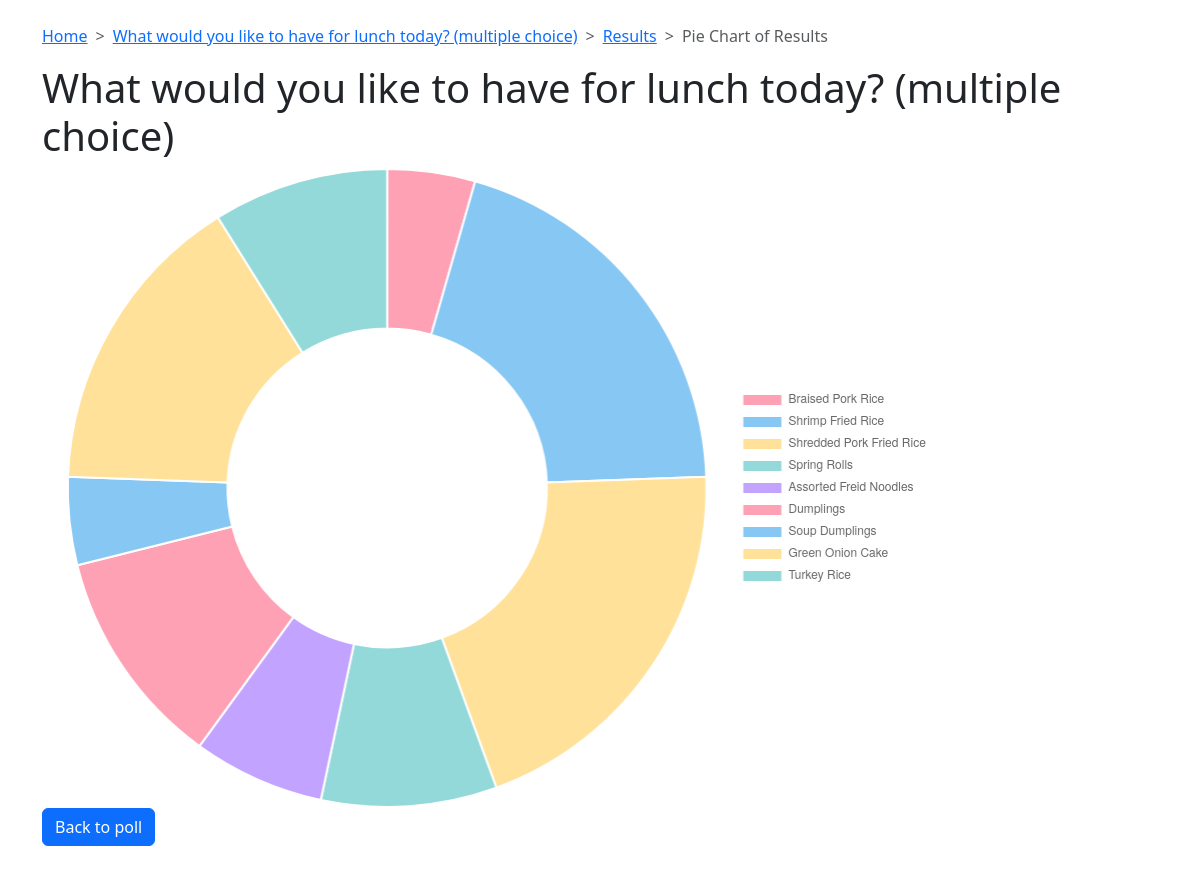
The page /polls/6/popup/ on the database as committed earlier.
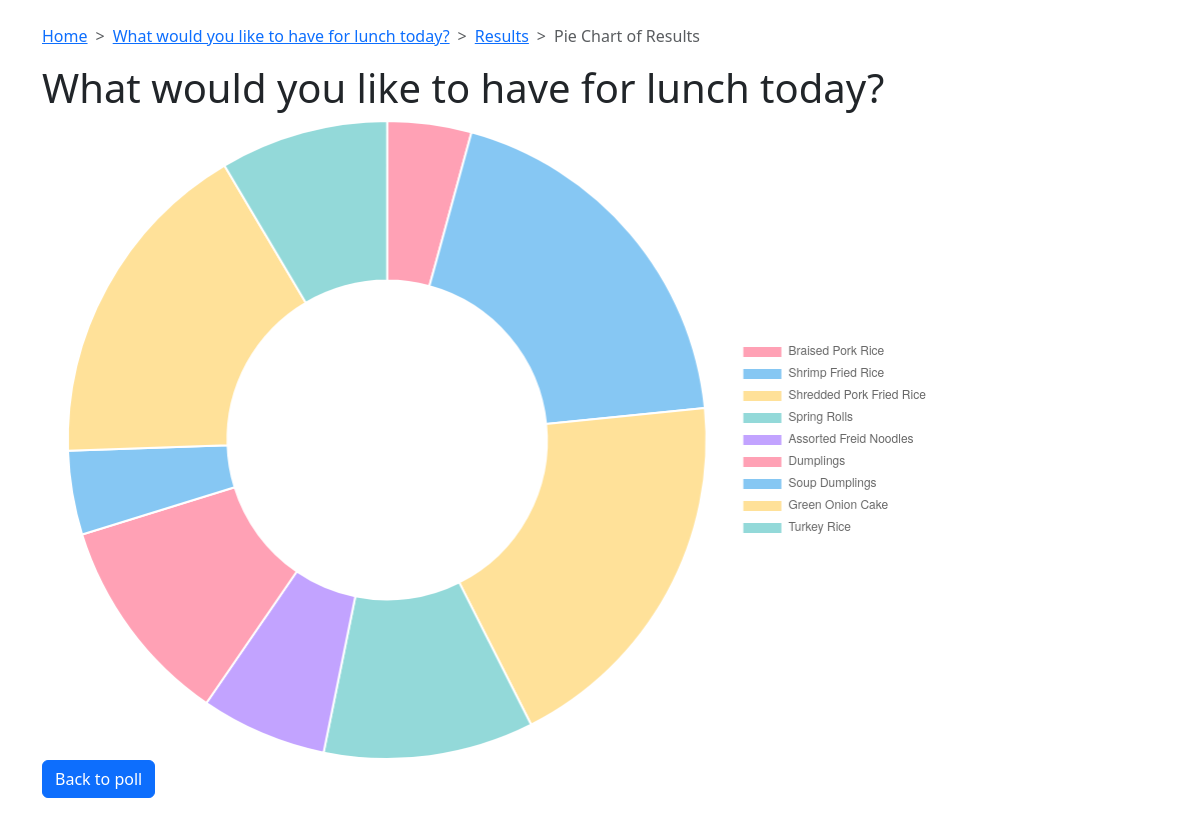
The same page on the database as committed later.
### polls/models.py (models this page shows, shortened)
class Question(models.Model):
    question_text = models.CharField(max_length=200)
    pub_date = models.DateTimeField('date published')
    voter = models.CharField(max_length=50, null=True, blank=True)
    is_multiple_choice = models.BooleanField(default=False)
    @property
    def total_votes(self):
        return self.choice_set.aggregate(total=models.Sum('votes'))['total'] or 0

### polls/views.py (the view)
# urls.py: path('<int:question_id>/popup/', views.popup_view, name='popup')
def popup_view(request, question_id):
    question = Question.objects.get(pk=question_id)
    return render(request, 'popup.html', {'question': question})

### polls/templates/popup.html (shortened to what this page needs)
<head>
    {% load bootstrap5 %}
    {% bootstrap_css %}
</head>
<body>
    <br>
    <div class="container">
        <nav style="--bs-breadcrumb-divider: '>';" aria-label="breadcrumb">
            <ol class="breadcrumb">
              <li class="breadcrumb-item"><a href="http://127.0.0.1:8000/polls">Home</a></li>
              <li class="breadcrumb-item"><a href="{% url 'polls:detail' question.id %}">{{ question.question_text }}</a></li>
              <li class="breadcrumb-item"><a href="{% url 'polls:results' question.id %}">Results</a></li>
              <li class="breadcrumb-item active" aria-current="page">Pie Chart of Results</li>
            </ol>
        </nav>
        <h1>{{ question.question_text }}</h1>
        <div class="chart-container">
            <canvas id="pieChart"></canvas>
        </div>
        <button class="btn btn-primary" onclick="javascript:history.back()">Back to poll</button>
    </div>
    <br>
</body>

Rows that differ between the two databases and show on the page:
changed Question: question_text "What would you like to have for lunch today? (multiple choice)" → "What would you like to have for lunch today?"
Other text that changed with them:
chart data {{ choice.votes }}: 2, 9, 9, 4, 3, 5, 2, 7, 4 → 2, 9, 9, 5, 3, 5, 2, 8, 4
chart data {{ question.total_votes }}: 45, 45, 45, 45, 45, 45, 45, 45, 45 → 47, 47, 47, 47, 47, 47, 47, 47, 47
